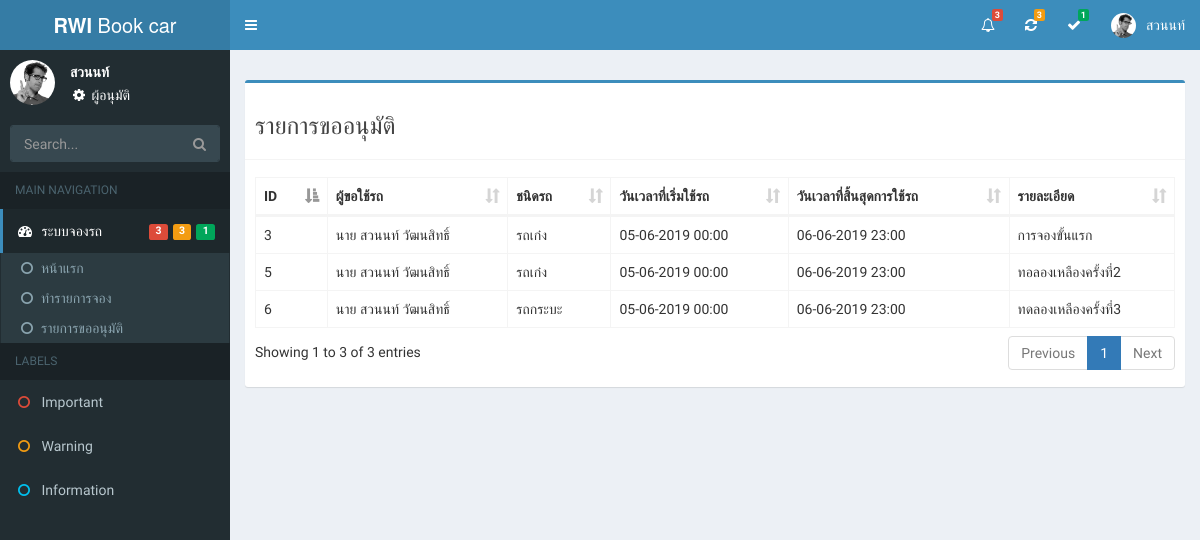
Screenshot of /request.php (signed in) with the database file from the repository.
### tables this page shows
CREATE TABLE `booking` (
  `b_id` int(11) NOT NULL,
  `applicant_id` int(11) NOT NULL,
  `tc_id` int(11) NOT NULL,
  `c_id` int(11) DEFAULT NULL,
  `b_startdatetime` varchar(16) NOT NULL,
  `b_enddatetime` varchar(16) NOT NULL,
  `b_detail` varchar(200) NOT NULL,
  `driver_id` int(11) DEFAULT NULL,
  `approvers_id` int(11) DEFAULT NULL,
  `b_status` char(1) NOT NULL
);

CREATE TABLE `user` (
  `u_id` int(11) NOT NULL,
  `u_prefix` varchar(20) NOT NULL,
  `u_fname` varchar(50) NOT NULL,
  `u_lname` varchar(50) NOT NULL,
  `u_tel` varchar(10) NOT NULL,
  `u_email` varchar(50) NOT NULL,
  `u_address` varchar(200) NOT NULL,
  `username` varchar(200) NOT NULL,
  `password` varchar(200) NOT NULL,
  `u_permit` char(1) NOT NULL,
  `u_department` varchar(50) NOT NULL,
  `u_signature` varchar(200) NOT NULL
);

CREATE TABLE `type_car` (
  `tc_id` int(11) NOT NULL,
  `tc_name` varchar(50) NOT NULL,
  `create_date` varchar(10) NOT NULL,
  `tc_status` varchar(1) NOT NULL
);

### function.php (called while the page is built)
<?php
function Changeformatdate($date,$format){
  if ($format=="YtoD") {
    $day = substr($date,8,2);
    $day .= "-".substr($date,5,2);
    $day .= "-".substr($date,0,4);
    $day .= " ".substr($date,11);
    return $day;
  }else if($format=="DtoY"){
    $year = substr($date,6,4);
    $year .= "-".substr($date,3,2);
    $year .= "-".substr($date,0,2);
    $year .= " ".substr($date,11);
    return $year;
  }
}
 ?>

### request.php (the view, shortened to what this page needs)
<?php
include("header.php");
include("left.php");
 ?>
 <div class="content-wrapper">
   <section class="content-header">
   </section>
   <section class="content">
     <div class="box box-primary">
       <div class="box-header with-border">
         <h3>รายการขออนุมัติ</h3>
       </div>
       <div class="box-body">
         <table id="table" class="table table-bordered table-hover">
           <thead>
           <tr>
             <th>ID</th>
             <th>ผู้ขอใช้รถ</th>
             <th>ชนิดรถ</th>
             <th>วันเวลาที่เริ่มใช้รถ</th>
             <th>วันเวลาที่สิ้นสุดการใช้รถ</th>
             <th>รายละเอียด</th>
           </tr>
           </thead>
           <tbody>
             <?php
             $strsql = "SELECT *
             FROM booking,user,type_car
             WHERE applicant_id = user.u_id
             AND booking.tc_id = type_car.tc_id
             AND b_status = 'A'";
             $query = $conn->query($strsql);
             while ($result = $query->fetch_array()) {
               echo "<tr>";
               echo "<td>".$result['b_id']."</td>";
               echo "<td>".$result['u_prefix']." ".$result['u_fname']." ".$result['u_lname']."</td>";
               echo "<td>".$result['tc_name']."</td>";
               echo "<td>".Changeformatdate($result['b_startdatetime'],"YtoD")."</td>";
               echo "<td>".Changeformatdate($result['b_enddatetime'],"YtoD")."</td>";
               echo "<td>".$result['b_detail']."</td>";
               echo "</tr>";
             }
              ?>
           </tbody>
         </table>
       </div>
     </div>
   </section>
 </div>
<?php
include("footer.php");
 ?>

### rows the page displays
booking: b_id "3", applicant.u_prefix "นาย", applicant.u_fname "สวนนท์", applicant.u_lname "วัฒนสิทธิ์", tc.tc_name "รถเก๋ง", b_startdatetime "05-06-2019 00:00", b_enddatetime "06-06-2019 23:00", b_detail "การจองขั้นแรก"
booking: b_id "5", applicant.u_prefix "นาย", applicant.u_fname "สวนนท์", applicant.u_lname "วัฒนสิทธิ์", tc.tc_name "รถเก๋ง", b_startdatetime "05-06-2019 00:00", b_enddatetime "06-06-2019 23:00", b_detail "ทอลองเหลืองครั้งที่2"
booking: b_id "6", applicant.u_prefix "นาย", applicant.u_fname "สวนนท์", applicant.u_lname "วัฒนสิทธิ์", tc.tc_name "รถกระบะ", b_startdatetime "05-06-2019 00:00", b_enddatetime "06-06-2019 23:00", b_detail "ทดลองเหลืองครั้งที่3"

### other values shown
$list_req "3"
$list_app "3"
$list_suc "1"
$_SESSION['name'] "สวนนท์"
$permit "ผู้อนุมัติ"
